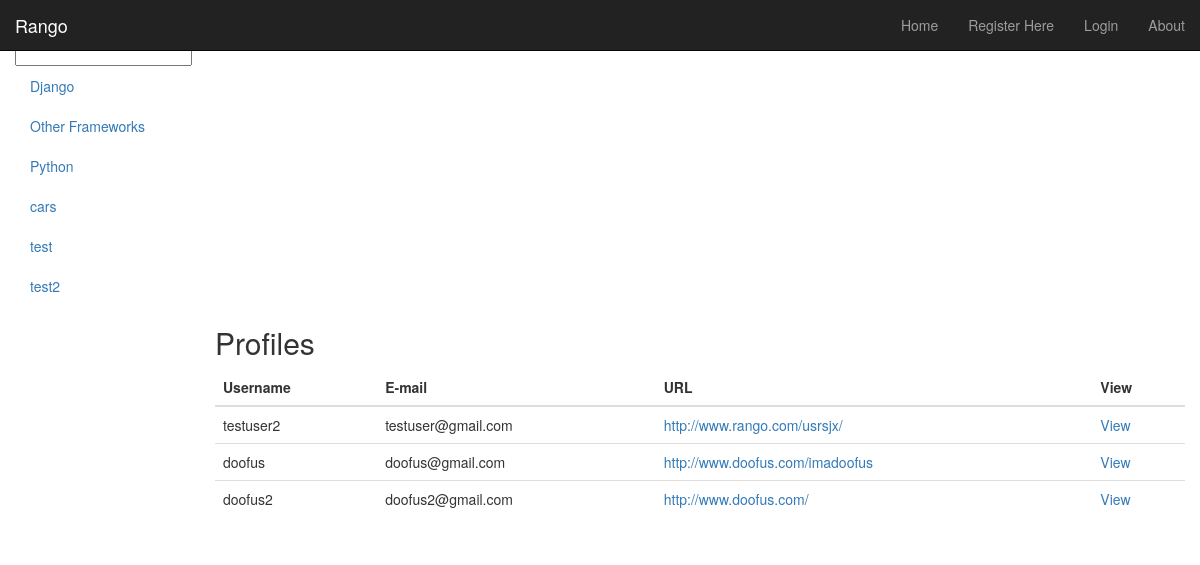
Page /rango/profiles/ on the committed database.
### rango/models.py (models this page shows, shortened)
class Category(models.Model):
    name = models.CharField(max_length=128, unique=True)
    views = models.IntegerField(default=0)
    likes = models.IntegerField(default=0)
    slug = models.SlugField(unique=True)
    class Meta:
        ordering = ["name"]
        verbose_name_plural = "Categories"

class UserProfile(models.Model):
    user = models.OneToOneField(User)
    website = models.URLField(blank=True)
    picture = models.ImageField(upload_to="profile_images", blank=True)

### rango/views.py (the view)
def profiles(request):
    profiles = UserProfile.objects.all()
    return render(request, 'registration/profiles.html', {"profiles":profiles})

### rango/templatetags/rango_extras.py (called while the page is built)
@register.inclusion_tag("rango/cats.html")
def get_category_list(cat=None):
    return {"cats": Category.objects.all(), "act_cat": cat}

### templates/registration/profiles.html (shortened to what this page needs)
{% extends "base.html" %}
{% block body_block %}
<form method="post" role="form" action="." xmlns="http://www.w3.org/1999/html">
        <h2 class="form-signin-heading">Profiles</h2>
        <table class="table">
            <thead><th>Username</th><th>E-mail</th><th>URL</th><th>View</th></thead>
            <tbody>
                {% for each in profiles %}
                    <tr><td>{{ each.user.username }}</td><td>{{ each.user.email }}</td><td><a href="{{ each.website }}">{{ each.website }}</a></td><td><a href="{% url 'profile' each.user.id %}">View</a></td></tr>
                {% endfor %}
            </tbody>
        </table
</form>
{% endblock %}

### templates/base.html (shortened to what this page needs)
<!DOCTYPE html>
{% load rango_extras %}
{% load staticfiles %}
<html lang="en">
  <head>
    <link href="{% static 'css/bootstrap.min.css' %}" rel="stylesheet">
    <link href="http://getbootstrap.com/examples/dashboard/dashboard.css" rel="stylesheet">
  </head>
  <body>
    <div class="navbar navbar-inverse navbar-fixed-top" role="navigation">
      <div class="container-fluid">
        <div class="navbar-header">
          <a class="navbar-brand" href="/rango/">Rango</a>
        </div>
        <div class="navbar-collapse collapse">
          <ul class="nav navbar-nav navbar-right">
                <li><a href="{% url 'index' %}">Home</a></li>
                {% if user.is_authenticated %}
                    <li><a href="{% url 'restricted' %}">Restricted Page</a></li>
                    <li><a href="{% url 'auth_logout' %}?next=/rango/">Logout</a></li>
                    <li><a href="{% url 'auth_password_reset' %}">Reset Password</a></li>
                    <li><a href="{% url 'add_category' %}">Add a New Category</a></li>
                    <li><a href="{% url 'profile' user.id %}">My Profile</a></li>
                    <li><a href="{% url 'profiles' %}">All Profiles</a></li>
                {% else %}
                    <li><a href="{% url 'registration_register' %}">Register Here</a></li>
                    <li><a href="{% url 'auth_login' %}">Login</a></li>
                {% endif %}
                    <li><a href="{% url 'about' %}">About</a></li>
              </ul>
        </div>
      </div>
    </div>
    <div class="container-fluid">
      <div class="row">
        <div class="col-sm-3 col-md-2 sidebar">
            <ul class="nav nav-list">
            <li class="nav-header">Find a Category</li>
            <form>
            <li><input  class="search-query span10" type="text" name="suggestion" value="" id="suggestion" /></li>
            </form>
            </ul>
            <div id="cats">
                {% block side_block %}
                {% get_category_list category %}
                {% endblock %}
            </div>
        </div>
        <div class="col-sm-9 col-sm-offset-3 col-md-10 col-md-offset-2 main">
           <div>
                {% block body_block %}{% endblock %}
           </div>
        </div>
      </div>
    </div>
  </body>
</html>

### templates/rango/cats.html
{% if cats %}
    <ul class="nav nav-sidebar">
    {% for c in cats %}
        {% if c == act_cat %} <li class="active"> {% else %} <li> {% endif %}
        <a href="{% url 'category'  c.slug %}">{{ c.name }}</a></li>
    {% endfor %}
{% else %}
    <li> <strong >There are no category present.</strong></li>
    </ul>
{% endif %}

### rows in the picture
Category: name "Django"
Category: name "Other Frameworks"
Category: name "Python"
Category: name "cars"
Category: name "test"
Category: name "test2"
UserProfile: user.username "testuser2", user.email "testuser@gmail.com", website "http://www.rango.com/usrsjx/"
UserProfile: user.username "doofus", user.email "doofus@gmail.com", website "http://www.doofus.com/imadoofus"
UserProfile: user.username "doofus2", user.email "doofus2@gmail.com", website "http://www.doofus.com/"
